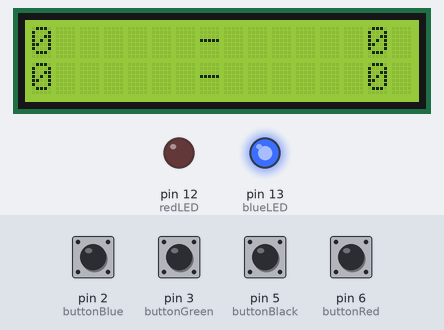
Bench run of a sketch on a simulated Arduino Uno, built with avr-gcc and run on an emulated ATmega328P. Shown: 16×2 character LCD, output pins drawn as LEDs (lit = HIGH). Inputs (shaded band) come from the test bench; at power-on: pin 2 (buttonBlue), pin 3 (buttonGreen), pin 5 (buttonBlack), pin 6 (buttonRed) HIGH.

Above: at 1.2 s.
1.3 s: pin 2 (buttonBlue) pulled LOW for 1 s
At 3.0 s:
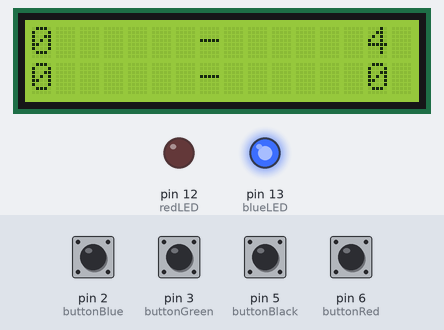
3.8 s: pin 5 (buttonBlack) pulled LOW for 0.15 s
At 4.02 s:
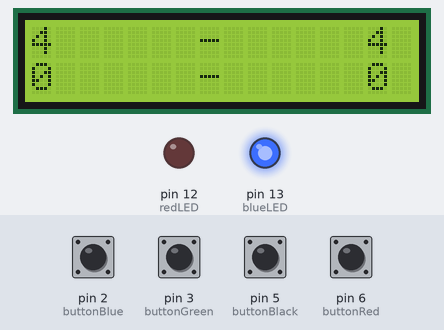
5.6 s: pin 6 (buttonRed) pulled LOW for 1 s
At 7.4 s:
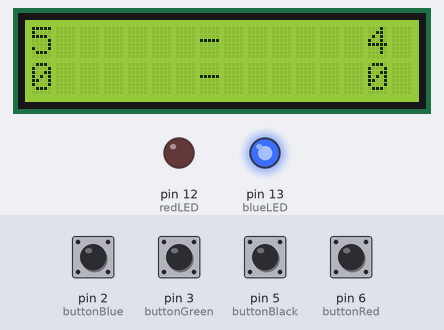
8.1 s: pin 3 (buttonGreen) pulled LOW for 0.15 s
At 9.5 s:
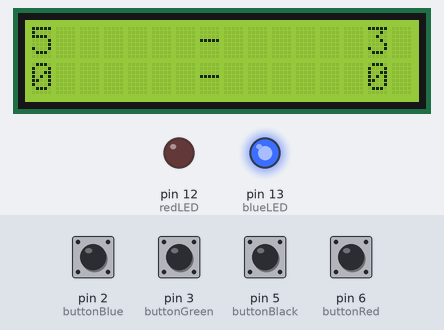
9.8 s: pin 3 (buttonGreen) pulled LOW for 1 s
At 11.7 s:
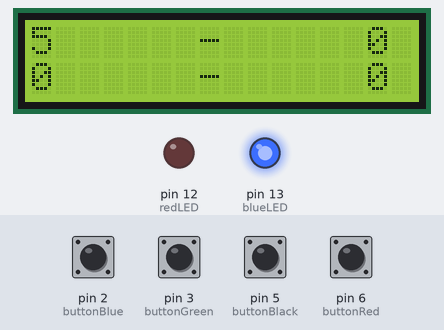
12.3 s: pin 2 (buttonBlue) pulled LOW for 1 s
At 14.0 s:
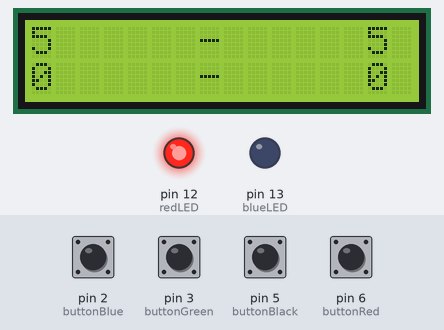
Timing chart, 0 to 15.5 s (numbered marks = the images above; inputs shaded):
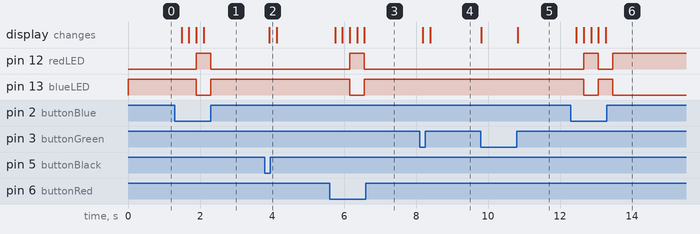

Measured:
- after the input at 1.3 s, pin 12 (redLED): LOW → HIGH after 0.59 s, → LOW 0.41 s later; pin 13 (blueLED): HIGH → LOW after 0.59 s, → HIGH 0.41 s later; the display: first changes after 0.19 s (image 1 shows a later state)
- after the input at 3.8 s, the display: changes after 0.13 s (image 2)
- after the input at 5.6 s, pin 12 (redLED): LOW → HIGH after 0.56 s, → LOW 0.41 s later; pin 13 (blueLED): HIGH → LOW after 0.56 s, → HIGH 0.41 s later; the display: first changes after 0.16 s (image 3 shows a later state)
- after the input at 8.1 s, the display: first changes after 0.09 s (image 4 shows a later state)
- after the input at 9.8 s, the display: first changes at once (image 5 shows a later state)
- after the input at 12.3 s, pin 12 (redLED): LOW → HIGH after 0.36 s, → LOW 0.41 s later, → HIGH 0.41 s later; pin 13 (blueLED): HIGH → LOW after 0.36 s, → HIGH 0.41 s later, → LOW 0.41 s later; the display: first changes after 0.16 s (image 6 shows a later state)

The sketch:

sketch_jan29c.ino
```cpp
#include <LiquidCrystal.h>

//Declaring pins for all buttons
const int buttonBlue = 2;
const int buttonGreen = 3;
const int buttonRed = 6;
const int buttonBlack = 5;

//Declaring pin for blue LED
const int blueLED = 13;
const int redLED = 12;


int playerAScore = 0;
int playerASet = 0;
int playerBScore = 0;
int playerBSet = 0;
int diff = abs(playerAScore- playerBScore);
//int ledServe = 0; //Variable to store how many serves there have been and then everytime it reaches 2, switch lights.
boolean blueOn = true;
int count = 0;
int previous =0;
//LCD screen pins
LiquidCrystal lcd(4,11,10,9,8,7);

void resetGame(){
   lcd.clear();
   playerAScore = 0;
   playerBScore = 0;
   playerASet = 0;
   playerBSet = 0;
//   ledStart();

  }
void printResults(){
  lcd.setCursor(0,1);
  lcd.print(playerASet);
  lcd.setCursor(14,0);
  lcd.print(playerAScore);

  lcd.setCursor(14,1);
  lcd.print(playerBSet);
  lcd.setCursor(0,0);
  lcd.print(playerBScore);
  lcd.setCursor(7,0);
  lcd.print("-");
  lcd.setCursor(7,1);
  lcd.print("-");
}

//Method to blink the LED of the winning player
 void blinkLED(int LED){
  digitalWrite(LED, HIGH);
  delay(100);
  digitalWrite(LED, LOW);
  delay(100);
 }

//Trying to get the LED to switch every time two points are scored

//Randomly selects which player starts serving at the beginning of each set
// void ledStart(){
//  int ledServeStart = random(0, 2);
//  digitalWrite((12+ledServeStart), HIGH);
// }

void switchSide(){
    int temp = playerASet;
    playerASet = playerBSet;
    playerBSet = temp;
 }


void setup()
{
  //Declaring Input and Output for LED and buttons
  pinMode(blueLED, OUTPUT);
  pinMode(redLED, OUTPUT);
  pinMode(buttonBlue, INPUT);
  pinMode(buttonGreen, INPUT);
  pinMode(buttonRed, INPUT);
  pinMode(buttonBlack, INPUT);

//  ledStart();
digitalWrite(blueLED, HIGH);

  lcd.begin(16, 2);
  lcd.clear();

}

void toggleLight(){
  if(blueOn){
        digitalWrite(blueLED, LOW);
        digitalWrite(redLED, HIGH);
        blueOn = false;
      }
      else{
         digitalWrite(redLED, LOW);
         digitalWrite(blueLED, HIGH);
         blueOn = true;
        }
  }
  void serviceLight(){
     if((playerAScore<10)&& (playerBScore<10)){

 if(count % 2 == 0){
    if(count != previous)
    {
      previous = count;
      toggleLight();
    }
  }
 }
   if((playerAScore>=10) && (playerBScore>=10)){

  // if(count % 2 == 1){
    if(count != previous)
    {
      previous = count;
      toggleLight();
    }
 // }

   }
 }

 void checkScore(){
  diff = abs(playerAScore- playerBScore);


      if ((playerAScore>10 || playerBScore>10) && diff>=2 ){
          if (playerAScore > playerBScore){
            playerASet++;
            }else{
               playerBSet++;
            }
            switchSide();
          playerAScore = 0;
          playerBScore = 0;
          printResults();
          }

  }

  void endGame(){
    lcd.clear();
    lcd.setCursor(0,0);
     String message = playerASet>playerBSet ? "Player B won!!!" : "Player A Won!!!";
     if(playerASet > playerBSet){
        lcd.print(message);
        blinkLED(blueLED); //Need to find a way to put this in a loop. Everytime I tried a for, or while loop, it failed to blink the light.
        blinkLED(blueLED);
        blinkLED(blueLED);
        blinkLED(blueLED);
        delay(1000);
        resetGame();
     }else{
        lcd.print(message);
        blinkLED(redLED);
        blinkLED(redLED);
        blinkLED(redLED);
        blinkLED(redLED);
        delay(1000);
        resetGame();
     }


    }
void loop()
{
  printResults();
  serviceLight();


  if((playerASet + playerBSet) != 5) {
    //Sets the cursor to the top right corner of the LCD screen

    lcd.setCursor(14,0);

    int blueButtonState;
    blueButtonState = digitalRead(buttonBlue);

    if(blueButtonState == LOW){
      playerBScore++;
      count += 1;

    }

    int greenButtonState = digitalRead(buttonGreen);

    if(greenButtonState == LOW){
      if(playerBScore > 0){
        playerBScore--;
        if(count%2 == 0){
        //  blueOn = true ? false : true;
          toggleLight();

           previous-=2;
          }
         else{
            blueOn = true ? false : true;
          }
         count --;

      }
    }

    if(digitalRead(buttonGreen)){
      lcd.print(playerBScore);
      if(playerBScore < 10){
        lcd.setCursor(15,0);
        lcd.print(" ");
       }
    }

    //Sets the cursor to the top left corner of the LCD screen
    lcd.setCursor(0,0);

    int redButtonState;
    redButtonState = digitalRead(buttonRed);

    if(redButtonState == LOW){
     playerAScore++;
      count +=1 ;
    }


    lcd.setCursor(0,0);

    int blackButtonState;
    blackButtonState = digitalRead(buttonBlack);

    if(blackButtonState == LOW){
      if(playerAScore > 0){
        playerAScore--;
        if(count%2 == 0){
        //  blueOn = true ? false : true;
          toggleLight();

           previous-=2;
          }
         else{
            blueOn = true ? false : true;
          }
         count --;

      }
    }

    if(digitalRead(buttonBlack)){
      if(playerAScore >= 0)
        lcd.print(playerAScore);
        if(playerAScore < 10){
          lcd.setCursor(1,0);
          lcd.print(" ");
          }
    }

    delay(100);
      checkScore();
      }

      else{
      endGame();
 }

diff = 0;
delay(100);
}
```
